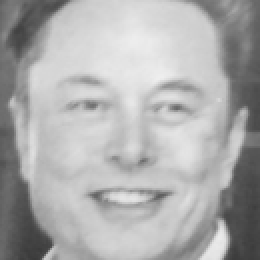
#> input picture Day4_Face_Recognition/datasets/Elon Musk/13.png, 130 x 130 px, given in place of the camera (shown 2 times larger)
$ python practice1.py
#> lines starting #> are read from the running program, lines starting #| are printed output that depends on the picture; after the words box and inside, x2 and y2 are one past the last pixel; in counts of white or black regions, pixels touching at a corner belong together
import cv2, os
haar_file = 'haarcascade_frontalface_default.xml'
datasets = 'datasets'
sub_data = 'sample'

path = os.path.join(datasets, sub_data) #datasets/Ramesh
if not os.path.isdir(path):
    os.mkdir(path)
(width, height) = (130, 100)


face_cascade = cv2.CascadeClassifier(haar_file)

webcam = cv2.VideoCapture(0)  #camera ini

count = 1
while count < 31:
    (_, im) = webcam.read()
#> im is the input picture: shape (130, 130, 3); min 58, max 238, mean 172.4
    gray = cv2.cvtColor(im, cv2.COLOR_BGR2GRAY)
    faces = face_cascade.detectMultiScale(gray, 1.3, 4)
#> faces = [[7, 8, 116, 116]]
    for (x,y,w,h) in faces:
        print(x," ",y," ",w," ",h)
        cv2.rectangle(im,(x,y),(x+w,y+h),(255,0,0),2)
        face = gray[y:y + h, x:x + w]
        face_resize = cv2.resize(face, (width, height))
        cv2.imwrite('%s/%s.png' % (path,count), face_resize)
#> this loop made 1 pass
#| 7   8   116   116
#> pass 1, `face = gray[y:y + h, x:x + w]`:
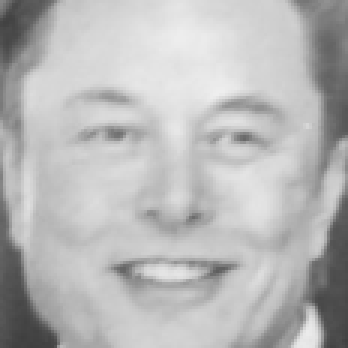
#> face: shape (116, 116) (shown 3 times larger); min 63, max 238, mean 183.8
#> pass 1, `face_resize = cv2.resize(face, (width, height))`:
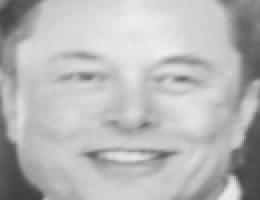
#> face_resize: shape (100, 130) (shown 2 times larger); min 63, max 238, mean 183.6
#> after the loop:
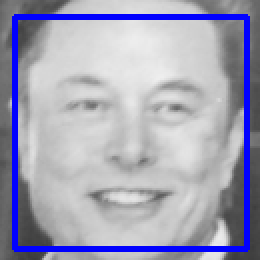
#> im: shape (130, 130, 3) (shown 2 times larger); 8.21% of pixels changed, all inside (x1, y1, x2, y2) = (6, 7, 125, 126)
    count += 1

    cv2.imshow('OpenCV', im)
    key = cv2.waitKey(10)
#> (key Esc is pressed here)
    if key == 27:
        break
webcam.release()
cv2.destroyAllWindows()
